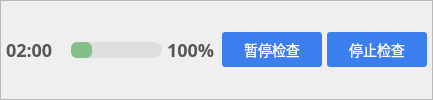
           <widget class="QFrame" name="frame_progress">
            <property name="minimumSize">
             <size>
              <width>0</width>
              <height>0</height>
             </size>
            </property>
            <property name="frameShape">
             <enum>QFrame::StyledPanel</enum>
            </property>
            <property name="frameShadow">
             <enum>QFrame::Raised</enum>
            </property>
            <layout class="QHBoxLayout" name="horizontalLayout_9">
             <property name="spacing">
              <number>5</number>
             </property>
             <property name="leftMargin">
              <number>5</number>
             </property>
             <property name="topMargin">
              <number>5</number>
             </property>
             <property name="rightMargin">
              <number>5</number>
             </property>
             <property name="bottomMargin">
              <number>5</number>
             </property>
             <item>
              <widget class="QLabel" name="label_progress_time">
               <property name="sizePolicy">
                <sizepolicy hsizetype="Fixed" vsizetype="Preferred">
                 <horstretch>0</horstretch>
                 <verstretch>0</verstretch>
                </sizepolicy>
               </property>
               <property name="minimumSize">
                <size>
                 <width>60</width>
                 <height>0</height>
                </size>
               </property>
               <property name="maximumSize">
                <size>
                 <width>16777215</width>
                 <height>16777215</height>
                </size>
               </property>
               <property name="styleSheet">
                <string notr="true">font-family: Metropolis;
font-size: 18px;
line-height: 28px;
font-weight: 800;

color: #565656;</string>
               </property>
               <property name="text">
                <string>02:00</string>
               </property>
              </widget>
             </item>
             <item>
              <widget class="QProgressBar" name="progressBar">
               <property name="minimumSize">
                <size>
                 <width>0</width>
                 <height>15</height>
                </size>
               </property>
               <property name="styleSheet">
                <string notr="true">QProgressBar{

background-color: #DEDEDE; 
height:12px;
border-radius: 8px;



}


QProgressBar::chunk{
background-color: #83C088; 
border-radius: 6px;

}

 </string>
               </property>
               <property name="value">
                <number>24</number>
               </property>
               <property name="textVisible">
                <bool>false</bool>
               </property>
              </widget>
             </item>
             <item>
              <widget class="QLabel" name="label_21">
               <property name="minimumSize">
                <size>
                 <width>50</width>
                 <height>0</height>
                </size>
               </property>
               <property name="styleSheet">
                <string notr="true">font-family: Metropolis;
font-size: 18px;
line-height: 28px;
font-weight: 800;

color: #565656;</string>
               </property>
               <property name="text">
                <string>100%</string>
               </property>
              </widget>
             </item>
             <item>
              <widget class="QPushButton" name="pushButton_pause">
               <property name="minimumSize">
                <size>
                 <width>100</width>
                 <height>35</height>
                </size>
               </property>
               <property name="styleSheet">
                <string notr="true">background: #3A7FED;
font-family: PingFang SC;
font-style: normal;
font-weight: normal;
font-size: 14px;
line-height: 20px;
border-radius: 3px;

color: #FFFFFF;</string>
               </property>
               <property name="text">
                <string>暂停检查</string>
               </property>
              </widget>
             </item>
             <item>
              <widget class="QPushButton" name="pushButton_stop">
               <property name="minimumSize">
                <size>
                 <width>100</width>
                 <height>35</height>
                </size>
               </property>
               <property name="styleSheet">
                <string notr="true">background: #3A7FED;
font-family: PingFang SC;
font-style: normal;
font-weight: normal;
font-size: 14px;
line-height: 20px;
border-radius: 3px;

color: #FFFFFF;</string>
               </property>
               <property name="text">
                <string>停止检查</string>
               </property>
              </widget>
             </item>
            </layout>
           </widget>
